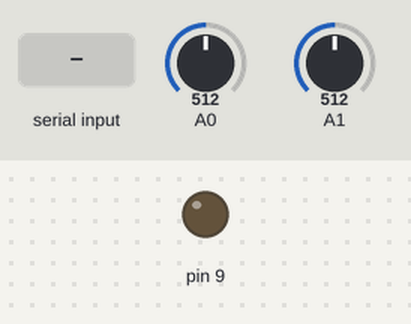
Recording of a sketch running on a simulated Arduino Uno, built with avr-gcc and run on an emulated ATmega328P. Shown: output pins drawn as LEDs (lit = HIGH). The inputs (shaded band) are chosen by the test bench; at power-on: A0 = 512, A1 = 512. What the sketch prints to the serial monitor is not drawn.

Above: at 1.2 s.
1.3 s: "C" received over Serial
At 3.4 s:
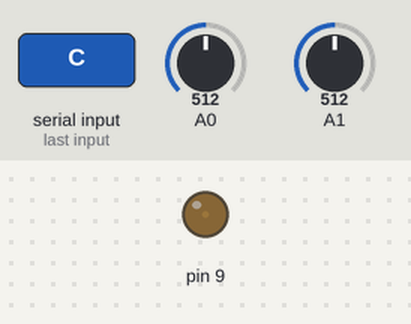
4.5 s: "D" received over Serial
At 7.0 s:
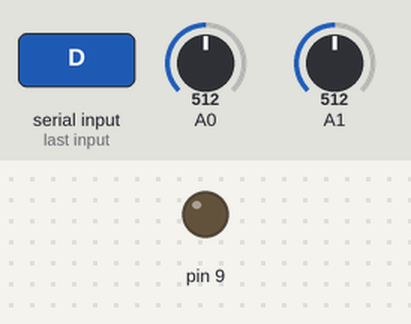
7.5 s: "D" received over Serial
At 9.4 s:
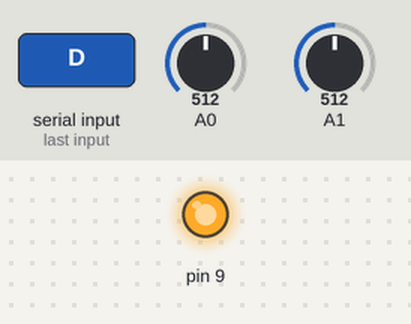
Timing chart, 0 to 10.9 s (numbered marks = the images above; inputs shaded):
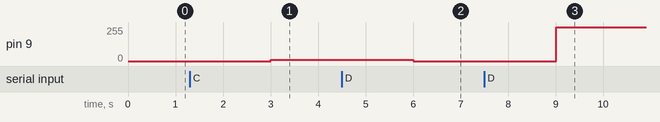

The sketch:

temperature_LED.ino
```cpp
//Temperature controlling LED intensity
int intensidad=0;
float tempC;
int resistencia;
void setup()
{
  pinMode(9,OUTPUT);
  Serial.begin(9600);
}

void loop()
{
    char dato= Serial.read();
    analogWrite(9,intensidad);
    tempC=analogRead(1);
    tempC=(5.0*tempC*100.0/1024.0);
    resistencia=analogRead(0);
    Serial.print(tempC);
    Serial.print("C");
    Serial.print("!");
    Serial.print(resistencia);
    delay(1000);
   switch(dato)
    {
    case 'C':
      {
        intensidad=intensidad+10;
        analogWrite(9,intensidad);
        break;
      }
    case 'D':
      {
        intensidad=intensidad-10;
        analogWrite(9,intensidad);
        break;
      }
    }
  }
```

Measured:
- after the input at 1.3 s, pin 9: 0/255 → 10/255 after 1.7 s
- after the input at 4.5 s, pin 9: 10/255 → 0/255 after 1.5 s
- after the input at 7.5 s, pin 9: 0/255 → 255/255 after 1.5 s
